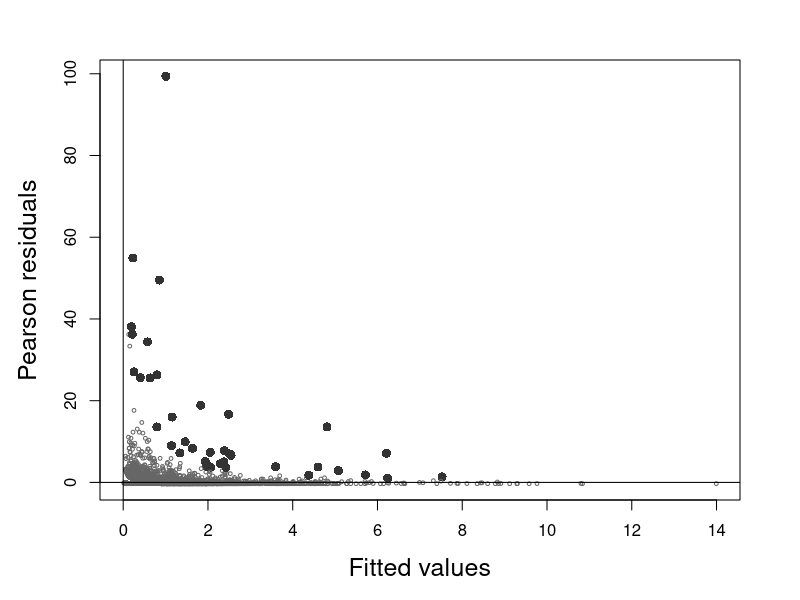
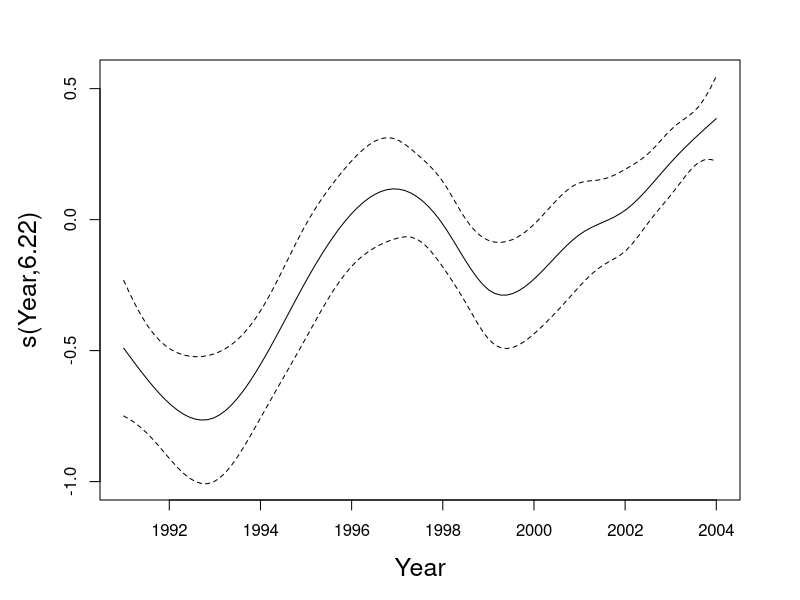
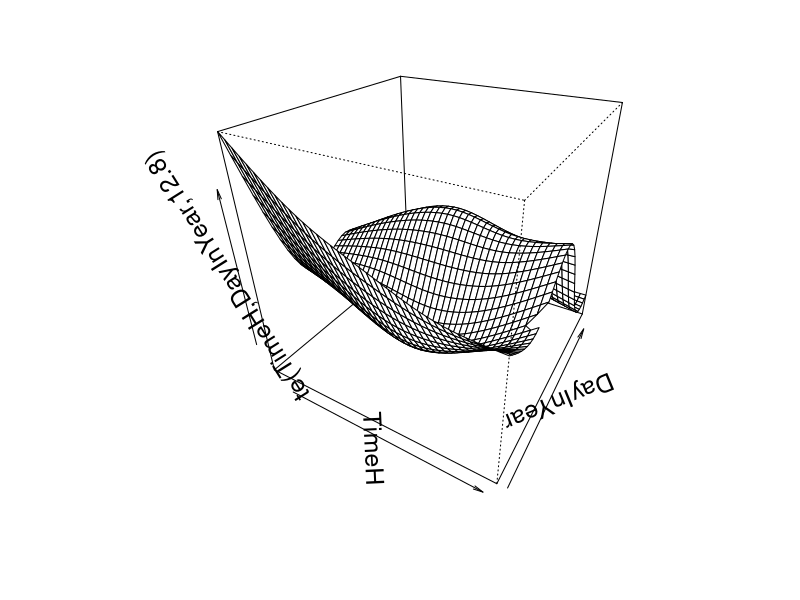
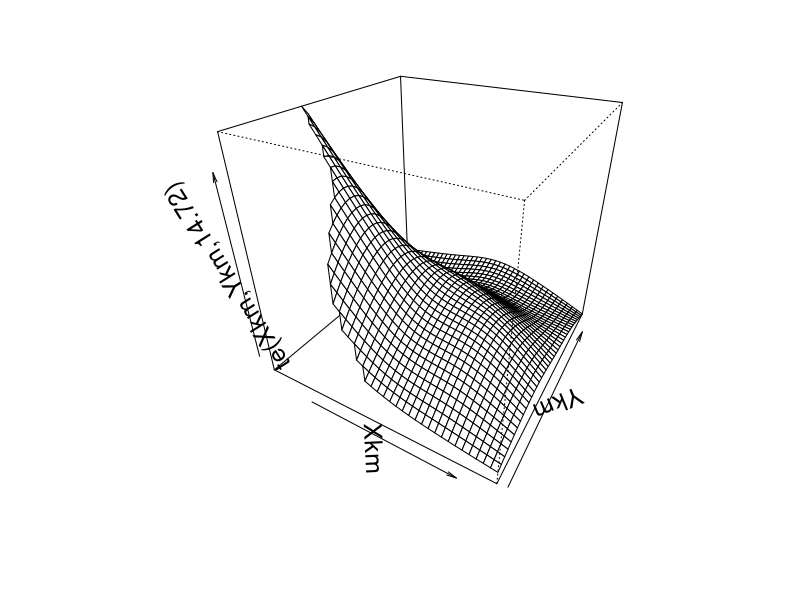

Write R code to recreate these figures, in order.
setwd("//media//kswada//MyFiles//R//gannets2")

packages <- c("dplyr", "lattice", "mgcv")
purrr::walk(packages, library, character.only = TRUE, warn.conflicts = FALSE)



# ------------------------------------------------------------------------------
# data:  gannets2
# ------------------------------------------------------------------------------

Gannets <- read.table(file = "Gannets2.txt", header = TRUE)


str(Gannets)
names(Gannets)


Gannets$Xkm <- Gannets$X / 1000
Gannets$Ykm <- Gannets$Y / 1000
Gannets2 <- Gannets[Gannets$Area_surveyedkm2 > 0,]
Gannets2$LArea <- log(Gannets2$Area_surveyedkm2)
Gannets2$TimeH <- Gannets2$Hours + Gannets2$Minutes/60
Gannets2$Date <- paste(Gannets2$Day,Gannets2$Month,Gannets2$Year, sep = "/")
Gannets2$DayInYear <- strptime(Gannets2$Date, "%d/%m/%Y")$yday + 1
Gannets2$DaySince0 <- ceiling(julian(strptime(Gannets2$Date, format = "%d/%m/%Y"), origin = as.Date("1991-01-01")))
Gannets2$G     <- Gannets2$Gannets_in_transect
Gannets2$GProp <- Gannets2$G / Gannets2$Area



# ------------------------------------------------------------------------------
# Fit Negative Binomial GAM
#   - The negative binomial GAM uses a quadratic variance
#     G(i) ~ NB(mu(i), k)
#     E(G(i)) = mu(i)  and  var(G(i)) = mu(i) + mu(i)^2 / k  (k is called theta in R's code)
# ------------------------------------------------------------------------------

# M8 <- gam(G ~ s(Year) + te(TimeH, DayInYear) + factor(Seastate) + offset(LArea) + te(Xkm, Ykm), family = negbin(c(0.1, 1.5), link = log), data = Gannets2)
# M8 <- gam(G ~ s(Year) + te(TimeH, DayInYear) + factor(Seastate) + offset(LArea) + te(Xkm, Ykm), family = nb(c(0.1, 1.5), link = log), data = Gannets2)
M8 <- gam(G ~ s(Year) + te(TimeH, DayInYear) + factor(Seastate) + offset(LArea) + te(Xkm, Ykm), family = nb(0.1), link = log, data = Gannets2)

E8 <- resid(M8, type = "pearson")


Overdispersion8 <- sum(E8^2) / M8$df.res


Overdispersion8



# ----------
print(summary(M8), digits = 3, signif.stars = FALSE)

anova(M8)


# -->
# Condensed output by anova()
# All terms in the model are significant at the 5% level.
# UBRE was used to estimate the optimal amount of smoothing for each smoother



# ----------
# A plot of the Pearson residuals versus fitted values.
# The filled dark dots are Pearson residuals for which the observed gannet abundance is greater than 25.
par(mfrow = c(1,1), mar = c(5,5,3,3))
E8 <- resid(M8, type = "pearson")
F8 <- fitted(M8, type = "response")

MyPch <- rep(1, length = nrow(Gannets2))
MyPch[Gannets2$G > 25] <- 16
MyCex <- rep(0.5, length = nrow(Gannets2))
MyCex[Gannets2$G > 25] <- 1.2

MyCol <- rep(grey(0.4), length = nrow(Gannets2))
MyCol[Gannets2$G > 25] <- grey(0.2)

plot(x = F8, y = E8, xlab = "Fitted values", ylab = "Pearson residuals", cex.lab = 1.5, pch = MyPch, cex = MyCex, col = MyCol)
abline(h = 0, v = 0)


# -->
# It seems that the model is not capable of fitting the observations with high abundance.
# Besides the large residuals, the excessive number of zeros may also have caused some of the overdispersion.



# ------------------------------------------------------------------------------
# Check smoothers
# ------------------------------------------------------------------------------

# The Year smoother shows a decrease to 1993 and an increase from 1993 to 1997 followed by a sharp decrease and another increase.
plot(M8, select = c(1), cex.lab = 1.5)



# The te(DayInYear, TimeH) smoother (daily and seasonal patterns) is difficult to interpret, but it clearly shows a change in the daily pattern
# during the season.
plot(M8, select = c(2), cex.lab = 1.5, scheme = TRUE)



# Spatial smoother shows that higher abundances are obtained at transects in the south-western portion of the dtudy area.
plot(M8, select = c(3), cex.lab = 1.5, scheme = TRUE)



